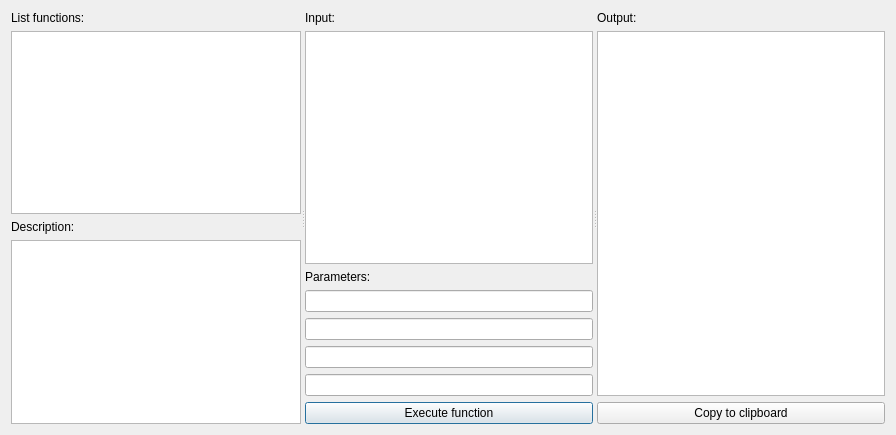
<?xml version="1.0" encoding="UTF-8"?>
<ui version="4.0">
 <class>text_functions_window</class>
 <widget class="QDialog" name="text_functions_window">
  <property name="geometry">
   <rect>
    <x>0</x>
    <y>0</y>
    <width>896</width>
    <height>435</height>
   </rect>
  </property>
  <property name="windowTitle">
   <string>Text functions</string>
  </property>
  <property name="windowIcon">
   <iconset resource="resource.qrc">
    <normaloff>:/icons/icons/MSql.ico</normaloff>:/icons/icons/MSql.ico</iconset>
  </property>
  <layout class="QGridLayout" name="gridLayout_2">
   <item row="0" column="0">
    <widget class="QSplitter" name="splitter_2">
     <property name="orientation">
      <enum>Qt::Horizontal</enum>
     </property>
     <widget class="QWidget" name="layoutWidget">
      <layout class="QVBoxLayout" name="verticalLayout_3">
       <item>
        <widget class="QLabel" name="label">
         <property name="text">
          <string>List functions:</string>
         </property>
        </widget>
       </item>
       <item>
        <widget class="QListWidget" name="e_list_functions"/>
       </item>
       <item>
        <widget class="QLabel" name="label_2">
         <property name="text">
          <string>Description:</string>
         </property>
        </widget>
       </item>
       <item>
        <widget class="QTextEdit" name="e_description">
         <property name="readOnly">
          <bool>true</bool>
         </property>
        </widget>
       </item>
      </layout>
     </widget>
     <widget class="QSplitter" name="splitter">
      <property name="orientation">
       <enum>Qt::Horizontal</enum>
      </property>
      <widget class="QWidget" name="layoutWidget">
       <layout class="QGridLayout" name="gridLayout">
        <item row="0" column="0">
         <widget class="QLabel" name="label_4">
          <property name="text">
           <string>Input:</string>
          </property>
         </widget>
        </item>
        <item row="1" column="0">
         <widget class="QTextEdit" name="e_input_text">
          <property name="font">
           <font>
            <family>Courier New</family>
            <pointsize>10</pointsize>
           </font>
          </property>
         </widget>
        </item>
        <item row="2" column="0">
         <widget class="QLabel" name="label_3">
          <property name="text">
           <string>Parameters:</string>
          </property>
         </widget>
        </item>
        <item row="3" column="0">
         <layout class="QVBoxLayout" name="verticalLayout_2">
          <item>
           <widget class="QLineEdit" name="e_parameter1"/>
          </item>
          <item>
           <widget class="QLineEdit" name="e_parameter2"/>
          </item>
          <item>
           <widget class="QLineEdit" name="e_parameter3"/>
          </item>
          <item>
           <widget class="QLineEdit" name="e_parameter4"/>
          </item>
          <item>
           <widget class="QPushButton" name="b_start">
            <property name="text">
             <string>Execute function</string>
            </property>
            <property name="icon">
             <iconset resource="resource.qrc">
              <normaloff>:/icons/icons/go.png</normaloff>:/icons/icons/go.png</iconset>
            </property>
           </widget>
          </item>
         </layout>
        </item>
       </layout>
      </widget>
      <widget class="QWidget" name="layoutWidget">
       <layout class="QVBoxLayout" name="verticalLayout">
        <item>
         <widget class="QLabel" name="label_5">
          <property name="text">
           <string>Output:</string>
          </property>
         </widget>
        </item>
        <item>
         <widget class="QTextEdit" name="e_output_text">
          <property name="font">
           <font>
            <family>Courier New</family>
            <pointsize>10</pointsize>
           </font>
          </property>
         </widget>
        </item>
        <item>
         <widget class="QPushButton" name="b_copy_output">
          <property name="text">
           <string>Copy to clipboard</string>
          </property>
          <property name="icon">
           <iconset resource="resource.qrc">
            <normaloff>:/icons/icons/copy.png</normaloff>:/icons/icons/copy.png</iconset>
          </property>
         </widget>
        </item>
       </layout>
      </widget>
     </widget>
    </widget>
   </item>
  </layout>
 </widget>
 <tabstops>
  <tabstop>e_list_functions</tabstop>
  <tabstop>e_description</tabstop>
  <tabstop>e_input_text</tabstop>
  <tabstop>e_parameter1</tabstop>
  <tabstop>e_parameter2</tabstop>
  <tabstop>e_parameter3</tabstop>
  <tabstop>e_parameter4</tabstop>
  <tabstop>b_start</tabstop>
  <tabstop>e_output_text</tabstop>
  <tabstop>b_copy_output</tabstop>
 </tabstops>
 <resources>
  <include location="resource.qrc"/>
 </resources>
 <connections>
  <connection>
   <sender>e_list_functions</sender>
   <signal>clicked(QModelIndex)</signal>
   <receiver>text_functions_window</receiver>
   <slot>slot_e_list_functions_clicked()</slot>
   <hints>
    <hint type="sourcelabel">
     <x>154</x>
     <y>75</y>
    </hint>
    <hint type="destinationlabel">
     <x>255</x>
     <y>4</y>
    </hint>
   </hints>
  </connection>
  <connection>
   <sender>b_start</sender>
   <signal>clicked()</signal>
   <receiver>text_functions_window</receiver>
   <slot>slot_b_start_clicked()</slot>
   <hints>
    <hint type="sourcelabel">
     <x>561</x>
     <y>282</y>
    </hint>
    <hint type="destinationlabel">
     <x>753</x>
     <y>248</y>
    </hint>
   </hints>
  </connection>
  <connection>
   <sender>b_copy_output</sender>
   <signal>clicked()</signal>
   <receiver>text_functions_window</receiver>
   <slot>slot_b_copy_output()</slot>
   <hints>
    <hint type="sourcelabel">
     <x>660</x>
     <y>276</y>
    </hint>
    <hint type="destinationlabel">
     <x>847</x>
     <y>258</y>
    </hint>
   </hints>
  </connection>
 </connections>
 <slots>
  <slot>slot_e_list_functions_clicked()</slot>
  <slot>slot_b_start_clicked()</slot>
  <slot>slot_b_copy_output()</slot>
 </slots>
</ui>
